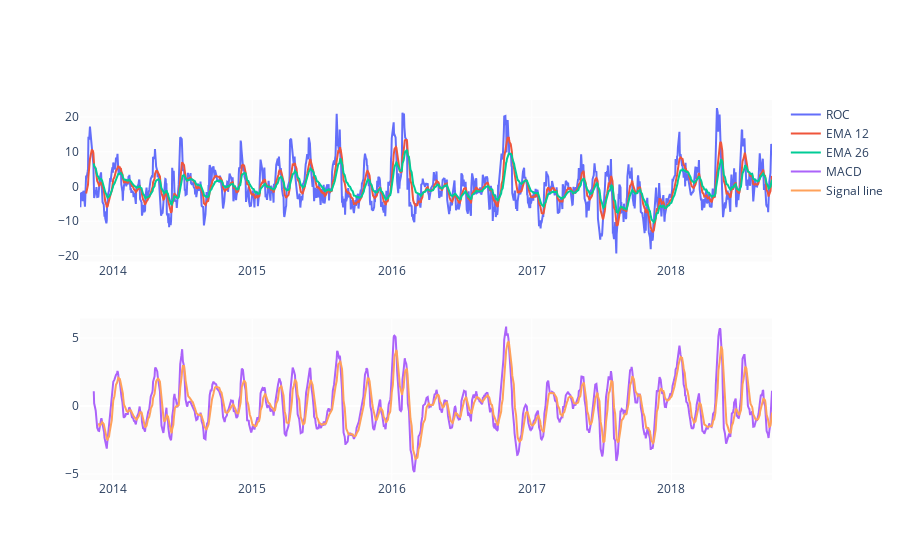

Source (notebook cell):
### Code cell
EMA_12 = pd.Series(df['ROC'].ewm(span=12, min_periods=12).mean())
EMA_26 = pd.Series(df['ROC'].ewm(span=26, min_periods=26).mean())
df['MACD'] = pd.Series(EMA_12 - EMA_26)
df['MACD_signal'] = pd.Series(df.MACD.ewm(span=9, min_periods=9).mean())

fig = make_subplots(rows=2, cols=1)
fig.add_trace(go.Scatter(x=df.Date, y=df.ROC, name='ROC'), row=1, col=1)
fig.add_trace(go.Scatter(x=df.Date, y=EMA_12, name='EMA 12'), row=1, col=1)
fig.add_trace(go.Scatter(x=df.Date, y=EMA_26, name='EMA 26'), row=1, col=1)
fig.add_trace(go.Scatter(x=df.Date, y=df['MACD'], name='MACD'), row=2, col=1)
fig.add_trace(go.Scatter(x=df.Date, y=df['MACD_signal'], name='Signal line'), row=2, col=1)
fig.show()

### Figure 1 — Plotly figure (JSON) as saved in the notebook; plotly's stock layout.template omitted (floating-point values rounded to 4 significant figures; data arrays with more than 128 entries replaced by an {"elided": "..."} marker saying what was removed)
{"data": [{"name": "ROC", "type": "scatter", "x": {"elided": "1225 str values"}, "xaxis": "x", "y": {"elided": "1225 float values"}, "yaxis": "y"}, {"name": "EMA 12", "type": "scatter", "x": {"elided": "1225 str values"}, "xaxis": "x", "y": {"elided": "1225 float values"}, "yaxis": "y"}, {"name": "EMA 26", "type": "scatter", "x": {"elided": "1225 str values"}, "xaxis": "x", "y": {"elided": "1225 float values"}, "yaxis": "y"}, {"name": "MACD", "type": "scatter", "x": {"elided": "1225 str values"}, "xaxis": "x2", "y": {"elided": "1225 float values"}, "yaxis": "y2"}, {"name": "Signal line", "type": "scatter", "x": {"elided": "1225 str values"}, "xaxis": "x2", "y": {"elided": "1225 float values"}, "yaxis": "y2"}], "layout": {"xaxis": {"anchor": "y", "domain": [0, 1]}, "xaxis2": {"anchor": "y2", "domain": [0, 1]}, "yaxis": {"anchor": "x", "domain": [0.575, 1]}, "yaxis2": {"anchor": "x2", "domain": [0, 0.425]}}}
